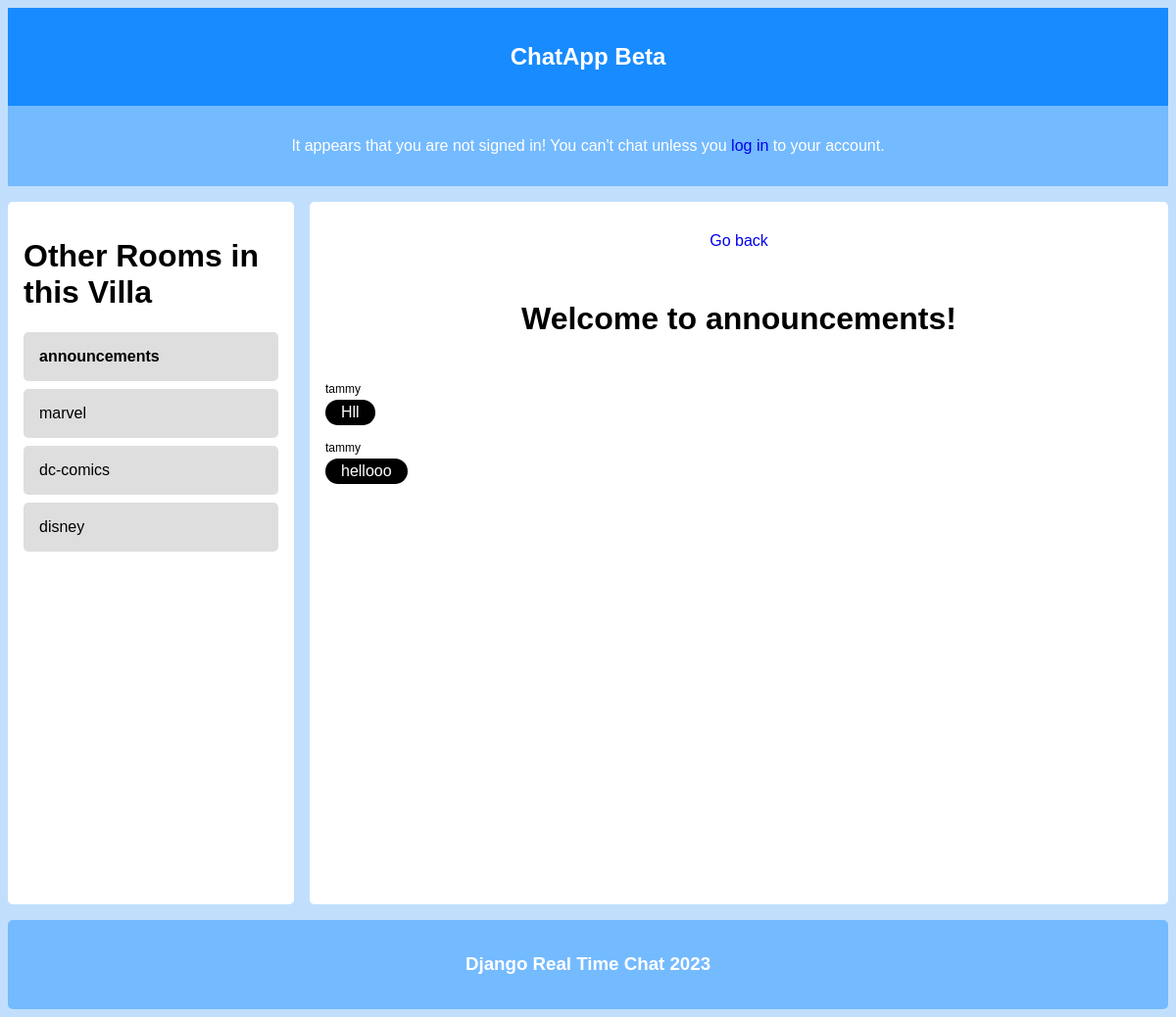
Screenshot of /chat/villa/Rando Chat/room/announcements/ with the database file from the repository.
### chat/models.py (models this page shows, shortened)
class Room(models.Model):
    name = models.CharField(max_length=50)
    description = models.CharField(max_length=500, default='My New Room')
    created_by = models.ForeignKey(User, on_delete=models.CASCADE, null=True)
    villa = models.ForeignKey(Villa, on_delete=models.CASCADE, null=True)

class Message(models.Model):
    user = models.ForeignKey(User, on_delete=models.CASCADE)
    room = models.ForeignKey(Room, on_delete=models.CASCADE)
    message = models.TextField(null=False)
    send_time = models.DateTimeField(auto_now_add=True)

### chat/views.py (the view)
# urls.py: path('villa/<str:villa_name>/room/<str:room_name>/', views.villa_room, name='villa_room'),
def villa_room(request, villa_name, room_name):
    villa = Villa.objects.get(name=villa_name)
    rooms =  Room.objects.filter(villa=villa.id)
    room_current = rooms.get(name=room_name)
    previous_chat = Message.objects.filter(room=room_current.id).order_by('send_time')
    return render(request, 'chat/villa_room.html', {'villa': villa, 'room_current': room_current.name, 'rooms': rooms, 'old_chat': previous_chat})

### chat/templates/chat/villa_room.html (shortened to what this page needs)
{% extends 'base.html' %}
{% load static %}
{% block content %}
<div class="villa-chat-displayer">
    <div class="channels-displayer">
        <h1>Other Rooms in this Villa</h1>
        {% if rooms %}
            <div class="channel-name"><b>{{room_current}}</b></div>
            {% for room in rooms %}
                {% if room.name != room_current %}
                    <a href="{% url 'chat:villa_room' villa.name room.name%}"><div class="channel-name link">{{room.name}}</div></a>
                {% endif %}
            {% endfor %}
        {% endif %}
    </div>
    <div class="chat-displayer">
        <div class="chat-top">
            <a href="{% url 'chat:villa' villa.name %}">Go back</a>
            <h1>Welcome to {{room_current}}!</h1>
        </div>
        <div class="chat_container_wrapper">
            <div class="chat_container_content">
                {% if old_chat %}
                    {% for chat in old_chat %}
                        {% include 'chat/message_box.html' %}
                    {% endfor %}
                {% endif %}
            </div>
        </div>
    </div>
</div>
{% endblock %}

### chat/templates/chat/message_box.html
{% if chat.user.username == user.username %}
<div id="previous_messages_sent">
    <div id="message_username">{{ chat.user.username }}</div>
    <div id="message_message" class="sent">{{ chat.message }}</div>
</div>
{% else %}
<div id="previous_messages">
    <div id="message_username">{{ chat.user.username }}</div>
    <div id="message_message" class="recv">{{ chat.message }}</div>
</div>
{% endif %}

### static/styles.css (style rules this page uses)
body { font-family: Arial, Helvetica, sans-serif; background-color: rgb(193, 223, 253); }
.link { margin: auto 0; cursor: pointer; font-family: inherit; transition-duration: 0.5s; transition-timing-function: cubic-bezier(0.165, 0.84, 0.44, 1); }
#previous_messages { display: grid; justify-content: left; justify-items: left; border-radius: 10px; margin: 0.5rem 0; gap: 0.25rem; }
.recv { background-color: rgb(0, 0, 0); color: white; }
#message_username { display: block; font-size: 0.75rem; }
#message_message { display: block; padding: 0.25rem 1rem; border-radius: 1rem ; }
.chat_container_wrapper { height: 525px; padding: 1rem; display: flex; flex-direction: column; justify-content: stretch; }
.chat_container_content { display: flex; justify-content: flex-end; flex-direction: column; max-height: 500px; overflow-y: scroll; justify-content: stretch; }
.chat-displayer { display: grid; background-color: white; margin: 1rem 0rem; border-radius: 5px; }
.chat-top { display: grid; grid-template-rows: 1fr 1fr; justify-content: center; }
.chat-top > a { margin: auto; }
.villa-chat-displayer { display: grid; gap: 1rem; grid-template-columns: 1fr 3fr; }
.channels-displayer { background-color: white; margin: 1rem 0rem; padding: 1rem; border-radius: 5px; }
a { text-decoration: none; }
.channel-name { font-size: 1rem; background-color: rgb(222, 222, 222); padding: 1rem; margin: 0.5rem 0rem; border-radius: 5px; color: black; }

### rows the page displays
Room: name "announcements"
Room: name "marvel"
Room: name "dc-comics"
Room: name "disney"
Message: user.username "tammy", message "Hll"
Message: user.username "tammy", message "hellooo"
